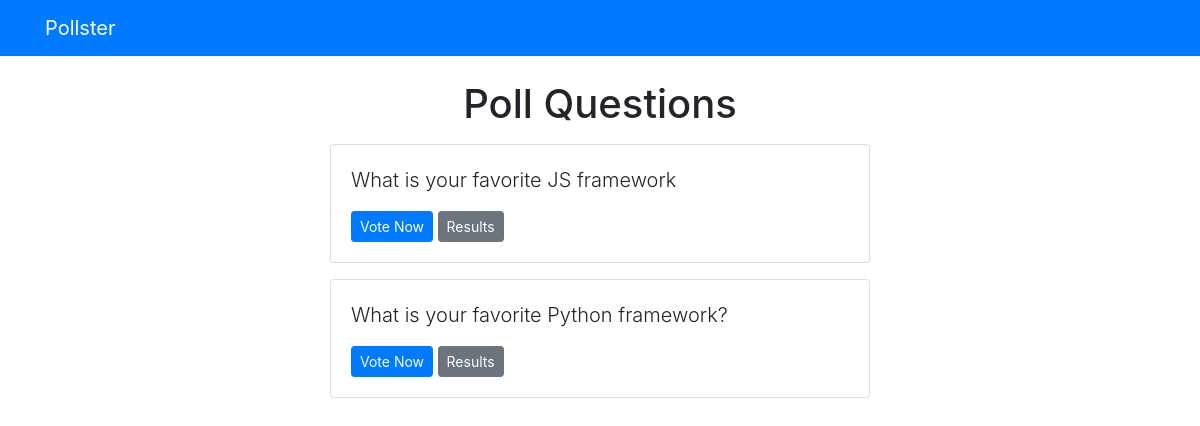
/polls/, run on an earlier commit of the app's database.
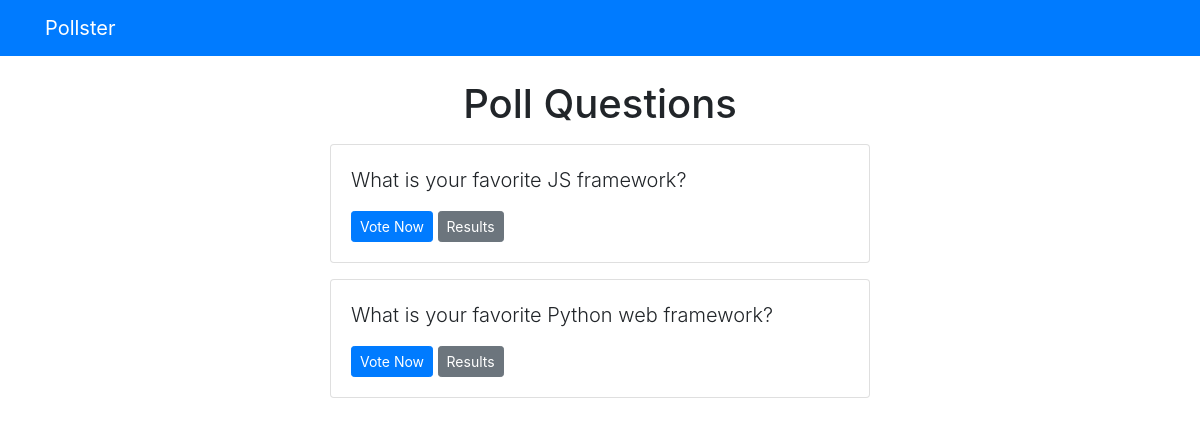
And on a later commit of the database.
### polls/models.py (models this page shows, shortened)
class Question(models.Model):
    question_text = models.CharField(max_length=200)
    pub_date = models.DateTimeField("date published")

### polls/views.py (the view)
# urls.py: path("", views.index, name="index"),
def index(request):
    latest_question_list = Question.objects.order_by("-pub_date")[:5]
    context = {"latest_question_list": latest_question_list}
    return render(request, "polls/index.html", context)

### templates/polls/index.html
{% extends 'base.html' %} {% block content %}
<h1 class="text-center mb-3">Poll Questions</h1>
{% if latest_question_list %} {% for question in latest_question_list %}
<div class="card mb-3">
    <div class="card-body">
        <p class="lead">{{ question.question_text }}</p>
        <a
            href="{% url 'polls:detail' question.id %}"
            class="btn btn-primary btn-sm"
            >Vote Now</a
        >
        <a
            href="{% url 'polls:results' question.id %}"
            class="btn btn-secondary btn-sm"
            >Results</a
        >
    </div>
</div>
{%endfor %} {% else %}
<p>No polls available</p>
{% endif %} {% endblock %}

What changed in the data, as far as the page shows it:
changed Question: question_text "What is your favorite JS framework" → "What is your favorite JS framework?"
changed Question: question_text "What is your favorite Python framework?" → "What is your favorite Python web framework?"
